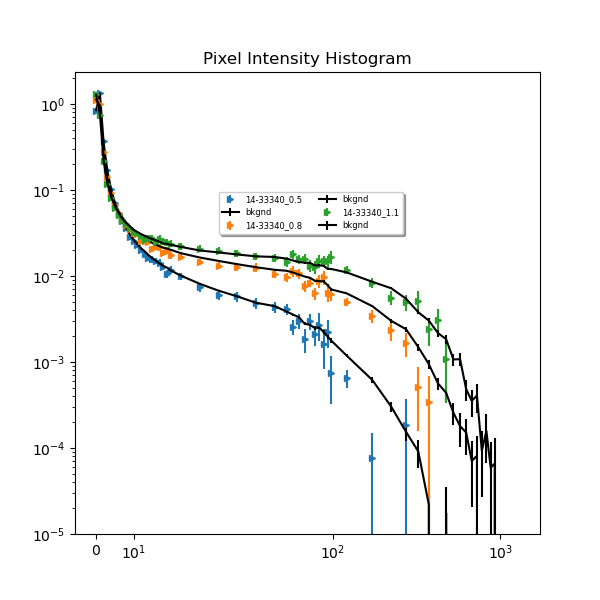
#> input picture images/2d_cgan_hist_best.png, 600 x 600 px; its folder holds only this picture in this run
$ python -i 3_inspect_images.py   (imports and definitions only)   (older library calls are emulated)
#> lines starting #> are read from the running program, lines starting #| are printed output that depends on the picture; after the words box and inside, x2 and y2 are one past the last pixel; in counts of white or black regions, pixels touching at a corner belong together
#!/usr/bin/env python
# coding: utf-8

# # Inspect images
# Jan 27, 2021

# In[1]:


import numpy as np
import pandas as pd
import matplotlib.pyplot as plt

import subprocess as sp
import sys
import os
import glob
from matplotlib.colors import LogNorm, PowerNorm, Normalize
import seaborn as sns

import itertools


### Transformation functions for image pixel values
def f_transform(x):
    return 2.*x/(x + 4.) - 1.

def f_invtransform(s):
    return 4.*(1. + s)/(1. - s)


# In[4]:


## Grid plot for 2D images
# [21 lines left out: function f_plot_grid, not called in this run]


# In[5]:


## Pixel intensity functions

def f_batch_histogram(img_arr,bins,norm,hist_range):
    ''' Compute histogram statistics for a batch of images'''

    ## Extracting the range. This is important to ensure that the different histograms are compared correctly
    if hist_range==None : ulim,llim=np.max(img_arr),np.min(img_arr)
    else: ulim,llim=hist_range[1],hist_range[0]
#         print(ulim,llim)
    ### array of histogram of each image
    hist_arr=np.array([np.histogram(arr.flatten(), bins=bins, range=(llim,ulim), density=norm) for arr in img_arr],dtype=object) ## range is important
    hist=np.stack(hist_arr[:,0]) # First element is histogram array
#         print(hist.shape)
    bin_list=np.stack(hist_arr[:,1]) # Second element is bin value
    ### Compute statistics over histograms of individual images
    mean,err=np.mean(hist,axis=0),np.std(hist,axis=0)/np.sqrt(hist.shape[0])
    bin_edges=bin_list[0]
    centers = (bin_edges[:-1] + bin_edges[1:]) / 2

    return mean,err,centers

# [33 lines left out: function f_pixel_intensity, not called in this run]

def f_compare_pixel_intensity(img_lst,label_lst=['img1','img2'],bkgnd_arr=[],log_scale=True, normalize=True, mode='avg',bins=25, hist_range=None):
    '''
    Module to compute and plot histogram for pixel intensity of images
    Has 2 modes : simple and avg
    simple mode: No errors. Just flatten the input image array and compute histogram of full data
    avg mode(Default) :
        - Compute histogram for each image in the image array
        - Compute errors across each histogram

    bkgnd_arr : histogram of this array is plotting with +/- sigma band
    '''

    norm=normalize # Whether to normalize the histogram

    plt.figure()

    ## Plot background distribution
    if len(bkgnd_arr):
        if mode=='simple':
            hist, bin_edges = np.histogram(bkgnd_arr.flatten(), bins=bins, density=norm, range=hist_range)
            centers = (bin_edges[:-1] + bin_edges[1:]) / 2
            plt.errorbar(centers, hist, color='k',marker='*',linestyle=':', label='bkgnd')

        elif mode=='avg':
            ### Compute histogram for each image.
            mean,err,centers=f_batch_histogram(bkgnd_arr,bins,norm,hist_range)
            plt.plot(centers,mean,linestyle=':',color='k',label='bkgnd')
            plt.fill_between(centers, mean - err, mean + err, color='k', alpha=0.4)

    ### Plot the rest of the datasets
    for img,label,mrkr in zip(img_lst,label_lst,itertools.cycle('>^*sDHPdpx_')):
        if mode=='simple':
            hist, bin_edges = np.histogram(img.flatten(), bins=bins, density=norm, range=hist_range)
            centers = (bin_edges[:-1] + bin_edges[1:]) / 2
            plt.errorbar(centers, hist, fmt=mrkr+'-', label=label)

        elif mode=='avg':
            ### Compute histogram for each image.
            mean,err,centers=f_batch_histogram(img,bins,norm,hist_range)
#             print('Centers',centers)
            plt.errorbar(centers,mean,yerr=err,fmt=mrkr+'-',label=label)

    if log_scale:
        plt.yscale('log')
#         plt.xscale('symlog',linthreshx=50)

    plt.legend()
    plt.xlabel('Pixel value')
    plt.ylabel('Counts')
    plt.title('Pixel Intensity Histogram')


# In[6]:


### Spectrum plot functions
## numpy code
# [32 lines left out: functions f_radial_profile_3d, f_compute_spectrum_3d, not called in this run]

def f_batch_spectrum_3d(arr):
    batch_pk=np.array([f_compute_spectrum_3d(i) for i in arr])
    return batch_pk

### Code ###
# [77 lines left out: functions f_image_spectrum_3d, f_plot_spectrum_3d, f_compare_spectrum_3d, not called in this run]


# ## Main code

# ### Read data


fname='/global/cfs/cdirs/m3363/vayyar/cosmogan_data/raw_data/3d_data/dataset4_smoothing_const_params_128cube/full_with_smoothing_1.npy'
# [3 lines not run here, left out]

### Create two smaller arrays for comparison. Take only 1st channel
# [1 line that did not run here, left out]
# [1 line not run here, left out]


# ### Plot 2D grid

# [1 line that did not run here, left out]
# [1 line not run here, left out]


# ### Pixel intensity histogram

## Creating lists to make comparison plots.
# [1 line that did not run here, left out]
label_lst=['1','2']

# [1 line not run here, left out]


# ### Plot spectrum

# [1 line that did not run here, left out]
label_lst=['1','2']

# [1 line not run here, left out]

>>> import cv2
>>> picture = cv2.imread('../../../images/2d_cgan_hist_best.png', cv2.IMREAD_GRAYSCALE)
#> picture: shape (600, 600); min 0, max 255, mean 246.7
>>> result = f_compare_pixel_intensity(picture)
#> the loop in f_compare_pixel_intensity, `for img,label,mrkr in zip(img_lst,label_lst,itertools.cycle('>^*sDHPdp..` made 2 passes
#> (label, mrkr, ulim in f_batch_histogram, llim in f_batch_histogram) on passes 1 to 2: ('img1', '>', 255, 255), ('img2', '^', 255, 255)
#> pass 1, in f_batch_histogram, `hist=np.stack(hist_arr[:,0])`:
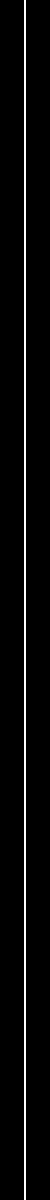
#> hist: shape (600, 25) float64 (shown 2 times larger); values 0 (black) and 25 (white), 4% white in thin lines or dots, all inside (x1, y1, x2, y2) = (12, 0, 13, 600)
#> pass 1, in f_batch_histogram, `bin_list=np.stack(hist_arr[:,1])`:
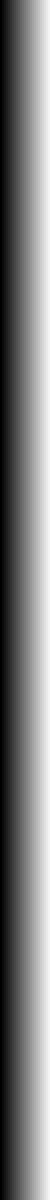
#> bin_list: shape (600, 26) float64 (shown 2 times larger); min 254.5, max 255.5, mean 255; drawn with min black and max white
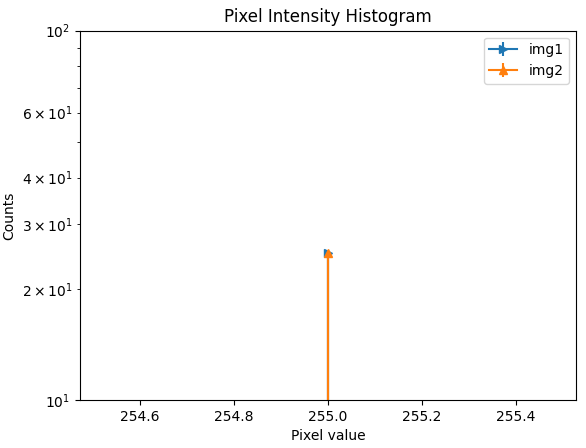
#> figure drawn by matplotlib, 1 panel; curve peaks at x = 255, y = 25; curve peaks at x = 255, y = 25

$ run again, on images/2d_cgan_spec_best.png
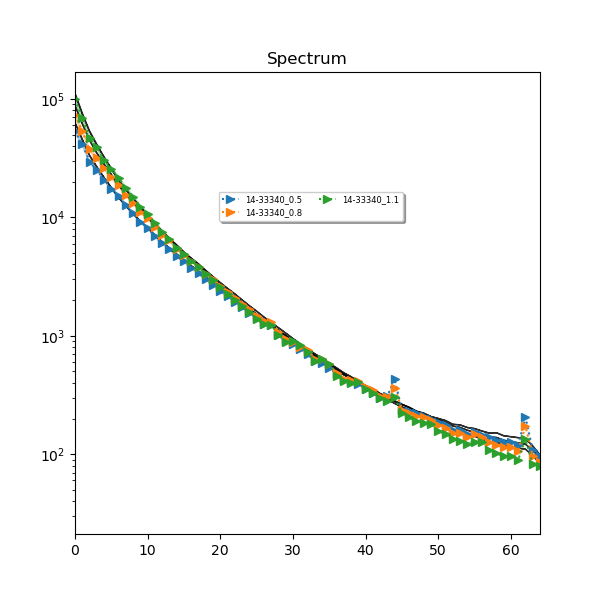
#> input picture images/2d_cgan_spec_best.png, 600 x 600 px
#> `picture = cv2.imread('../../../images/2d_cgan_hist_best.png', cv2.IMRE..`:
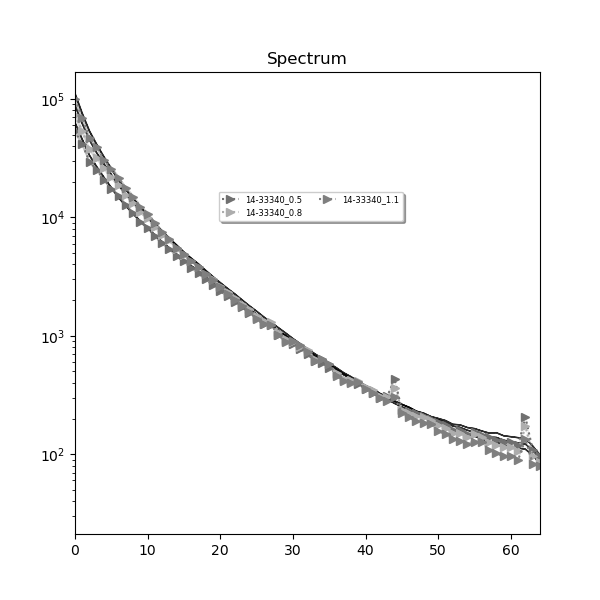
#> picture: shape (600, 600); min 0, max 255, mean 249.5
#> the loop in f_compare_pixel_intensity, `for img,label,mrkr in zip(img_lst,label_lst,itertools.cycle('>^*sDHPdp..` made 2 passes
#> (label, mrkr, ulim in f_batch_histogram, llim in f_batch_histogram) on passes 1 to 2: ('img1', '>', 255, 255), ('img2', '^', 255, 255)

$ run again, on images/3d_generated.png
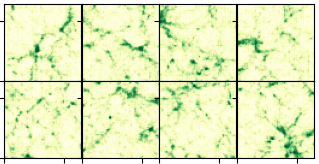
#> input picture images/3d_generated.png, 319 x 164 px
#> `picture = cv2.imread('../../../images/2d_cgan_hist_best.png', cv2.IMRE..`:
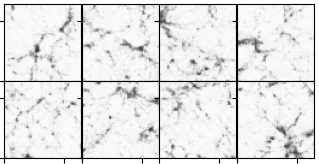
#> picture: shape (164, 319); min 0, max 255, mean 227.1
#> the loop in f_compare_pixel_intensity, `for img,label,mrkr in zip(img_lst,label_lst,itertools.cycle('>^*sDHPdp..` made 2 passes
#> (label, mrkr, ulim in f_batch_histogram, llim in f_batch_histogram) on passes 1 to 2: ('img1', '>', 255, 255), ('img2', '^', 255, 255)
